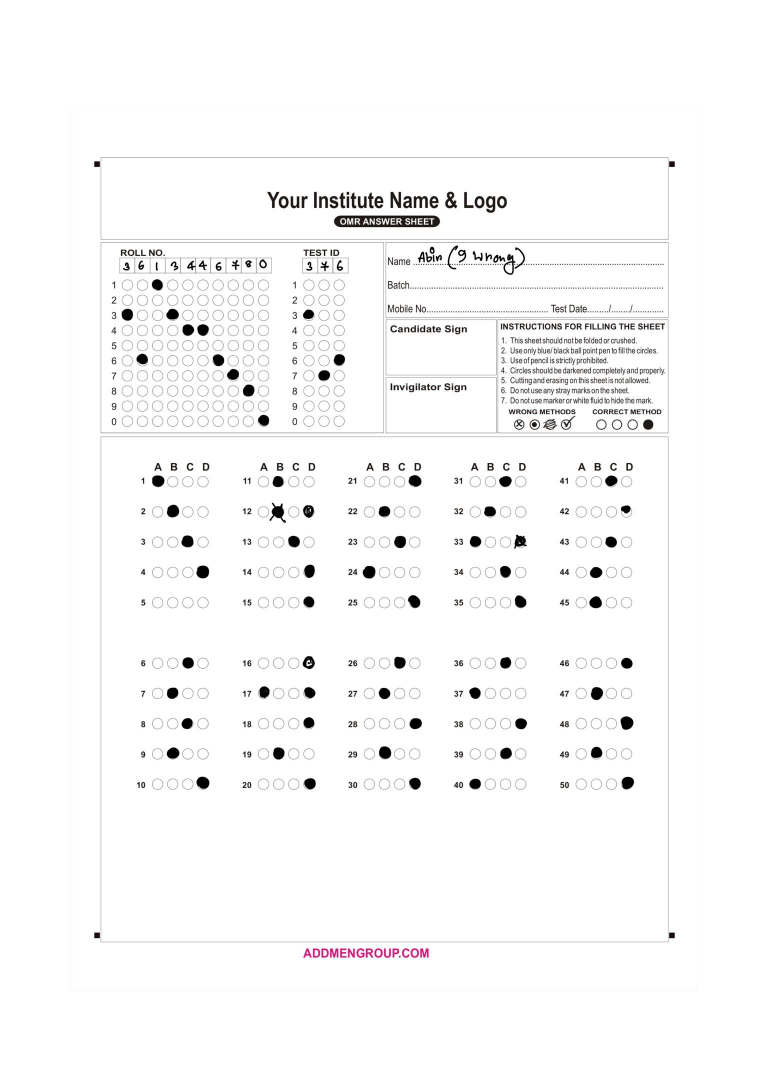
%> input picture zoom.jpg, 1522 x 2160 px (shown at 1/2 size)
$ octave untitled.m   (GNU Octave 9; MATLAB toolbox functions it lacks are replaced by stand-ins)
%> lines starting %> are read from the running program, lines starting %| are printed output that depends on the picture; in (x1, y1, x2, y2) boxes, pixels count from 0 and x2, y2 are one past the last pixel; in counts of white or black regions, pixels touching at a corner belong together; the program's own positions count from 1
im = imread('zoom.jpg');
%> im is the input picture: size 2160x1522x3 uint8; mean R, G, B 248.8, 248.6, 248.7
im_resized = imresize(im, [3508, 2481]);

igs = im2gray(im_resized);
bw  = imbinarize(igs, 0.25);
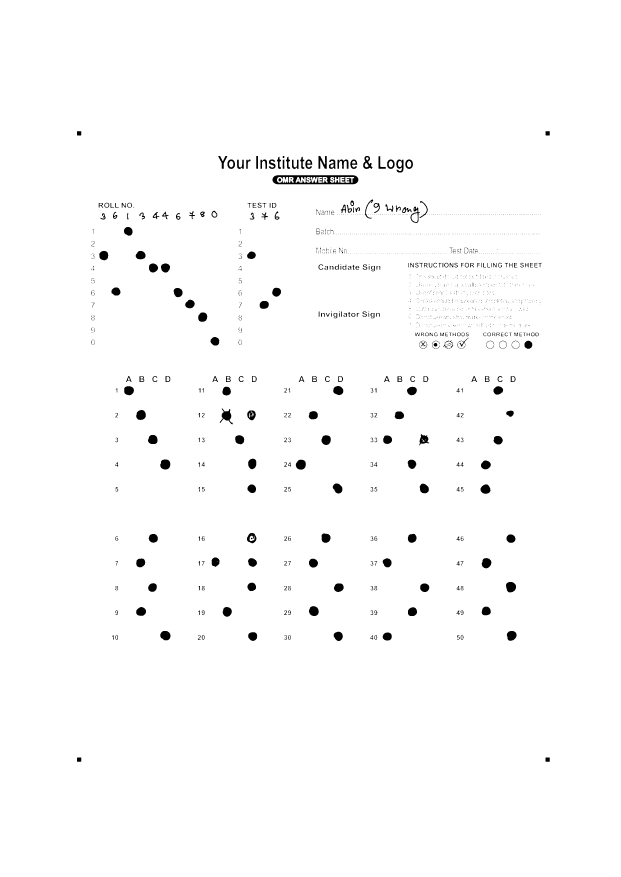
%> bw: size 3508x2481 logical (shown at 1/4 size); 98.6% white; 1478 black regions (1090 under 20 px), largest, box (x1, y1, x2, y2) and area: (1090, 701, 1434, 737) 7530, (879, 1634, 931, 1697) 1386, (2024, 2328, 2064, 2370) 1325
bw_inv = ~bw;
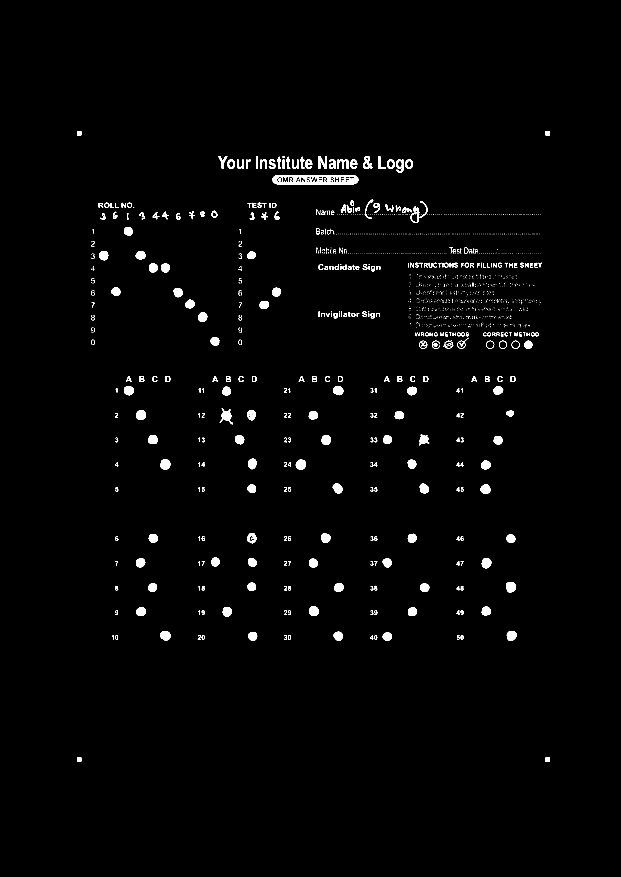
%> bw_inv: size 3508x2481 logical (shown at 1/4 size); 1.4% white; 1478 white regions (1090 under 20 px)

cc    = bwconncomp(bw_inv);
%> cc = 1478 connected components
stats = regionprops(cc, 'Area', 'Centroid', 'BoundingBox');
%> stats = 1478 regions; largest, box (x1, y1, x2, y2), Area and Centroid: (1090, 701, 1434, 737) 7530 [1265.6 719.4], (879, 1634, 931, 1697) 1386 [907 1664.7], (2024, 2328, 2064, 2370) 1325 [2044.1 2348.7], (641, 1838, 681, 1878) 1305 [661.8 1858.4], (1183, 1839, 1223, 1879) 1259 [1204.3 1859.2]

% Filter anchors
min_area = 250;
max_area = 550;
valid = [];
for idx = 1:length(stats)
    a  = stats(idx).Area;
    bb = stats(idx).BoundingBox;
    aspect = bb(3) / bb(4);
    if a > min_area && a < max_area && aspect > 0.6 && aspect < 1.6
        valid(end+1) = idx;
    end
end
%> this loop made 1478 passes
%> (a, bb, aspect) on passes 1 to 3: (287, [308.5 525.5 17 17], 1), (285, [308.5 3030.5 17 17], 1), (49, [365.5 965.5 13 21], 0.619)
%> after the loop, valid = [1 2 71 114 164 167 199 296 379 416 449 762 889 1302 1477 1478]

fprintf('Number of anchors detected: %d\n', length(valid));
%| Number of anchors detected: 16

% Show image with detected anchors marked
figure;
imshow(im_resized);
hold on;
for i = 1:length(valid)
    c = stats(valid(i)).Centroid;
    plot(c(1), c(2), 'r+', 'MarkerSize', 40, 'LineWidth', 3);
    viscircles(c, 30, 'Color', 'r');
    text(c(1)+35, c(2), sprintf('Area=%d', stats(valid(i)).Area), ...
        'Color', 'red', 'FontSize', 14, 'FontWeight', 'bold');
end
%> this loop made 16 passes
%> c on passes 1 to 12: [317 533.9], [317 3038.9], [623.7 863.6], [962.3 659.3], [1055.5 655.5], [1089.1 657.4], [1181.8 659.4], [1375.9 836], [1508.4 828.8], [1558.7 834], [1625.9 841.1], [1794.9 1379.5]
title(sprintf('%d anchor(s) detected', length(valid)));
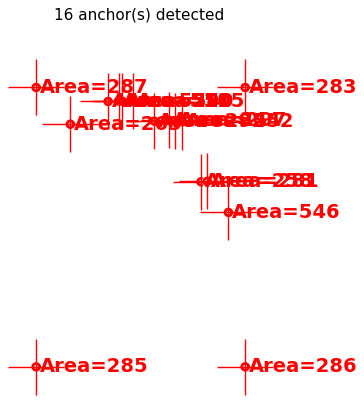
%> figure redrawn from the program's plot data
hold off;

$ run again, with s1_25.jpg copied over zoom.jpg
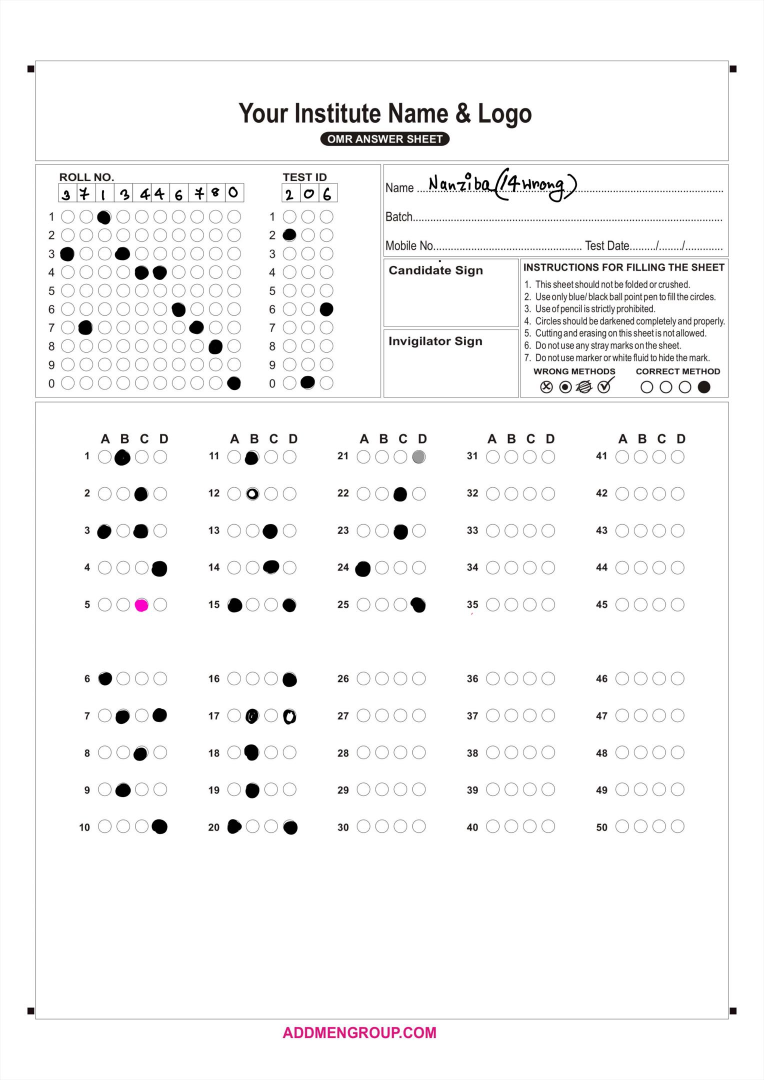
%> input picture s1_25.jpg, 1528 x 2160 px (shown at 1/2 size)
%> im is the input picture: size 2160x1528x3 uint8; mean R, G, B 246.8, 246.5, 246.6
%> bw: size 3508x2481 logical; 98.3% white; 1775 black regions (1370 under 20 px), largest, box (x1, y1, x2, y2) and area: (1041, 429, 1459, 473) 11657, (493, 1823, 542, 1872) 1978, (372, 1460, 423, 1512) 1945
%> `bw_inv = ~bw;`:
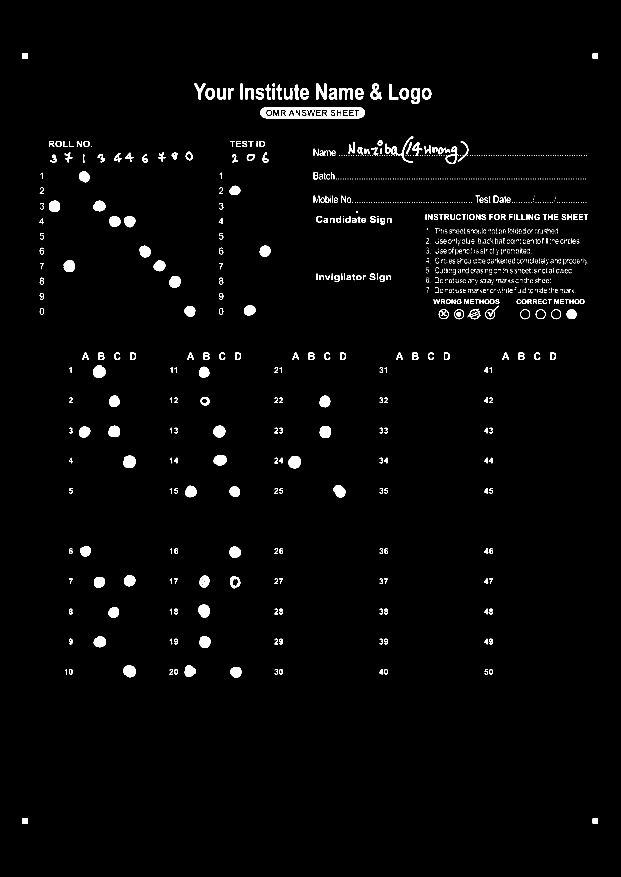
%> bw_inv: size 3508x2481 logical (shown at 1/4 size); 1.7% white; 1775 white regions (1370 under 20 px)
%> cc = 1775 connected components
%> stats = 1775 regions; largest, box (x1, y1, x2, y2), Area and Centroid: (1041, 429, 1459, 473) 11657 [1254.7 451.4], (493, 1823, 542, 1872) 1978 [518.4 1848.2], (372, 1460, 423, 1512) 1945 [397.6 1487.5], (1154, 1824, 1203, 1873) 1923 [1179.4 1849.3], (794, 2419, 838, 2470) 1813 [817.2 2444.2]
%> the loop `for idx = 1:length(stats)` made 1775 passes
%> (a, bb, aspect) on passes 1 to 3: (412, [90.5 213.5 20 21], 0.952), (416, [90.5 3273.5 20 21], 0.952), (101, [158.5 872.5 17 25], 0.68)
%> after the loop `for idx = 1:length(stats)`: valid = 44 values from 1 to 1775
%| Number of anchors detected: 44
%> the loop `for i = 1:length(valid)` made 44 passes
%> c on passes 1 to 8: [100.5 224.2], [100.5 3284.1], [216.6 636.7], [273.7 628.6], [342.7 1426.6], [407.1 631.9], [404.7 1425.5], [471.7 631.9]
%> `title(sprintf('%d anchor(s) detected', length(valid)));`:
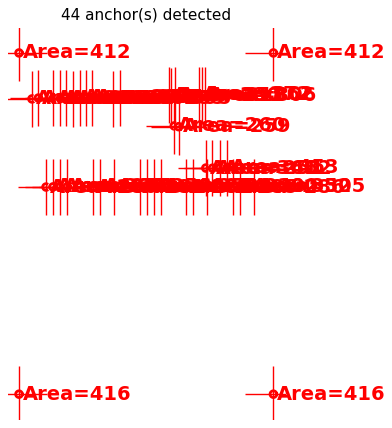
%> figure redrawn from the program's plot data
